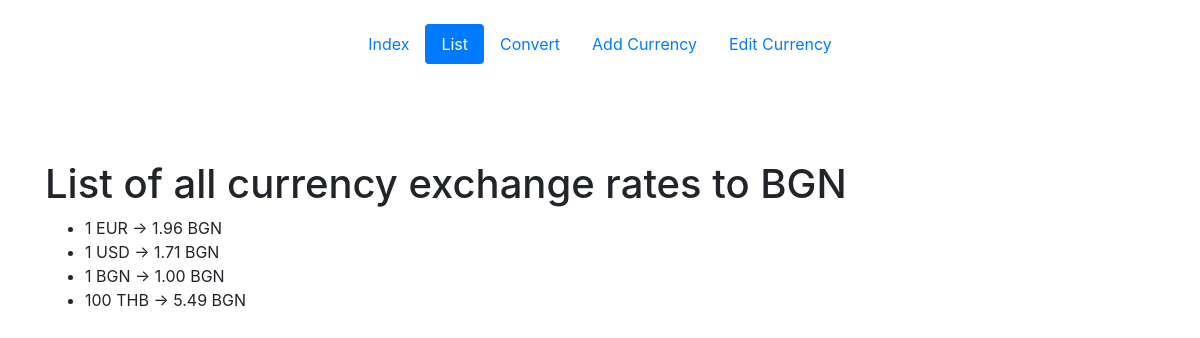
Page /convertor/list/ (signed in) on the committed database.
### convertor/models.py (models this page shows)
class Currencies(models.Model):
    currency_code = models.CharField(max_length=3, unique=True)
    exchange_rate = models.DecimalField(max_digits=19, decimal_places=2)
    units = models.IntegerField()
    created_on = models.DateTimeField(auto_now=True)
    edited_on = models.DateTimeField(auto_now_add=True)

### convertor/views.py (the view)
class ListCurrencies(ListView):
    model = Currencies
    template_name = 'convertor/list.html'

### templates/convertor/list.html
{% extends 'base.html' %}
{% block list_active %}active{% endblock %}
{% block content %}
    <br>
    <br>
    <br>
    <br>
    <h1>List of all currency exchange rates to BGN</h1>
    <ul>
        {% for currency in currencies_list %}
            <li>
                {{ currency.units }} {{ currency.currency_code }} -> {{ currency.exchange_rate }} BGN
            </li>
        {% endfor %}
    </ul>
{% endblock %}

### rows in the picture
Currencies: units "1", currency_code "EUR", exchange_rate "1.96"
Currencies: units "1", currency_code "USD", exchange_rate "1.71"
Currencies: units "1", currency_code "BGN", exchange_rate "1.00"
Currencies: units "100", currency_code "THB", exchange_rate "5.49"
